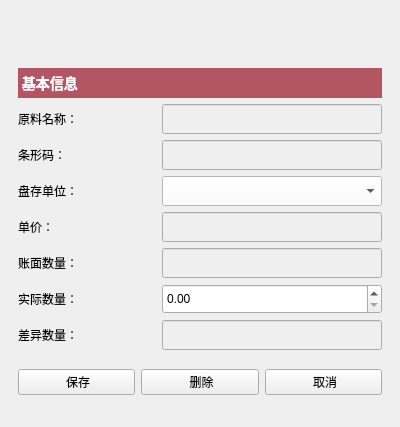
<?xml version="1.0" encoding="UTF-8"?>
<ui version="4.0">
 <class>materialcheckdet</class>
 <widget class="QWidget" name="materialcheckdet">
  <property name="geometry">
   <rect>
    <x>0</x>
    <y>0</y>
    <width>400</width>
    <height>427</height>
   </rect>
  </property>
  <property name="windowTitle">
   <string>Form</string>
  </property>
  <layout class="QVBoxLayout" name="verticalLayout_3">
   <property name="leftMargin">
    <number>9</number>
   </property>
   <property name="topMargin">
    <number>9</number>
   </property>
   <property name="rightMargin">
    <number>9</number>
   </property>
   <property name="bottomMargin">
    <number>9</number>
   </property>
   <item>
    <spacer name="horizontalSpacer">
     <property name="orientation">
      <enum>Qt::Horizontal</enum>
     </property>
     <property name="sizeHint" stdset="0">
      <size>
       <width>40</width>
       <height>25</height>
      </size>
     </property>
    </spacer>
   </item>
   <item>
    <spacer name="horizontalSpacer_2">
     <property name="orientation">
      <enum>Qt::Horizontal</enum>
     </property>
     <property name="sizeHint" stdset="0">
      <size>
       <width>40</width>
       <height>25</height>
      </size>
     </property>
    </spacer>
   </item>
   <item>
    <layout class="QVBoxLayout" name="verticalLayout">
     <property name="leftMargin">
      <number>9</number>
     </property>
     <property name="topMargin">
      <number>9</number>
     </property>
     <property name="rightMargin">
      <number>9</number>
     </property>
     <property name="bottomMargin">
      <number>9</number>
     </property>
     <item>
      <widget class="QLabel" name="label_19">
       <property name="minimumSize">
        <size>
         <width>0</width>
         <height>30</height>
        </size>
       </property>
       <property name="maximumSize">
        <size>
         <width>16777215</width>
         <height>30</height>
        </size>
       </property>
       <property name="styleSheet">
        <string notr="true">QLabel
{
background-color:rgb(180, 85, 100);
color:white;
font-size:14px;
font-weight:bold;
}</string>
       </property>
       <property name="text">
        <string> 基本信息</string>
       </property>
       <property name="alignment">
        <set>Qt::AlignLeading|Qt::AlignLeft|Qt::AlignVCenter</set>
       </property>
      </widget>
     </item>
     <item>
      <layout class="QHBoxLayout" name="horizontalLayout">
       <item>
        <widget class="QLabel" name="label">
         <property name="text">
          <string>原料名称：</string>
         </property>
        </widget>
       </item>
       <item>
        <widget class="QLineEdit" name="lineEditMatName">
         <property name="enabled">
          <bool>false</bool>
         </property>
         <property name="minimumSize">
          <size>
           <width>220</width>
           <height>30</height>
          </size>
         </property>
         <property name="maximumSize">
          <size>
           <width>220</width>
           <height>16777215</height>
          </size>
         </property>
         <property name="styleSheet">
          <string notr="true">color: rgb(0, 0, 0);</string>
         </property>
        </widget>
       </item>
      </layout>
     </item>
     <item>
      <layout class="QHBoxLayout" name="horizontalLayout_2">
       <item>
        <widget class="QLabel" name="label_2">
         <property name="text">
          <string>条形码：</string>
         </property>
        </widget>
       </item>
       <item>
        <widget class="QLineEdit" name="lineEditBarCode">
         <property name="enabled">
          <bool>false</bool>
         </property>
         <property name="minimumSize">
          <size>
           <width>220</width>
           <height>30</height>
          </size>
         </property>
         <property name="maximumSize">
          <size>
           <width>220</width>
           <height>16777215</height>
          </size>
         </property>
         <property name="styleSheet">
          <string notr="true">color: rgb(0, 0, 0);</string>
         </property>
        </widget>
       </item>
      </layout>
     </item>
     <item>
      <layout class="QHBoxLayout" name="horizontalLayout_7">
       <item>
        <widget class="QLabel" name="labelUnit">
         <property name="text">
          <string>盘存单位：</string>
         </property>
        </widget>
       </item>
       <item>
        <widget class="QComboBox" name="comboBoxUnit">
         <property name="minimumSize">
          <size>
           <width>220</width>
           <height>30</height>
          </size>
         </property>
         <property name="maximumSize">
          <size>
           <width>200</width>
           <height>16777215</height>
          </size>
         </property>
         <property name="styleSheet">
          <string notr="true">background-color:white;
color: rgb(0, 0, 0);
</string>
         </property>
        </widget>
       </item>
      </layout>
     </item>
     <item>
      <layout class="QHBoxLayout" name="horizontalLayout_3">
       <item>
        <widget class="QLabel" name="labelUnitPrice">
         <property name="text">
          <string>单价：</string>
         </property>
        </widget>
       </item>
       <item>
        <widget class="QLineEdit" name="lineEditPrice">
         <property name="enabled">
          <bool>false</bool>
         </property>
         <property name="minimumSize">
          <size>
           <width>220</width>
           <height>30</height>
          </size>
         </property>
         <property name="maximumSize">
          <size>
           <width>200</width>
           <height>16777215</height>
          </size>
         </property>
         <property name="styleSheet">
          <string notr="true">color: rgb(0, 0, 0);</string>
         </property>
        </widget>
       </item>
      </layout>
     </item>
     <item>
      <layout class="QHBoxLayout" name="horizontalLayout_5">
       <item>
        <widget class="QLabel" name="labelNumber">
         <property name="text">
          <string>账面数量：</string>
         </property>
        </widget>
       </item>
       <item>
        <widget class="QLineEdit" name="lineEditNumber">
         <property name="enabled">
          <bool>false</bool>
         </property>
         <property name="minimumSize">
          <size>
           <width>220</width>
           <height>30</height>
          </size>
         </property>
         <property name="maximumSize">
          <size>
           <width>200</width>
           <height>16777215</height>
          </size>
         </property>
         <property name="styleSheet">
          <string notr="true">color: rgb(0, 0, 0);</string>
         </property>
        </widget>
       </item>
      </layout>
     </item>
     <item>
      <layout class="QHBoxLayout" name="horizontalLayout_10">
       <item>
        <widget class="QLabel" name="labelAdjustNumber">
         <property name="text">
          <string>实际数量：</string>
         </property>
        </widget>
       </item>
       <item>
        <widget class="QDoubleSpinBox" name="spinBoxAdjustNumber">
         <property name="minimumSize">
          <size>
           <width>220</width>
           <height>30</height>
          </size>
         </property>
         <property name="maximumSize">
          <size>
           <width>200</width>
           <height>16777215</height>
          </size>
         </property>
         <property name="styleSheet">
          <string notr="true">color: rgb(0, 0, 0);</string>
         </property>
         <property name="maximum">
          <double>100000.000000000000000</double>
         </property>
        </widget>
       </item>
      </layout>
     </item>
     <item>
      <layout class="QHBoxLayout" name="horizontalLayout_11">
       <item>
        <widget class="QLabel" name="labelLaterNumber">
         <property name="text">
          <string>差异数量：</string>
         </property>
        </widget>
       </item>
       <item>
        <widget class="QLineEdit" name="lineEditLateNumber">
         <property name="enabled">
          <bool>false</bool>
         </property>
         <property name="minimumSize">
          <size>
           <width>220</width>
           <height>30</height>
          </size>
         </property>
         <property name="maximumSize">
          <size>
           <width>200</width>
           <height>16777215</height>
          </size>
         </property>
         <property name="styleSheet">
          <string notr="true">color: rgb(0, 0, 0);</string>
         </property>
        </widget>
       </item>
      </layout>
     </item>
     <item>
      <widget class="QWidget" name="widgetControl" native="true">
       <layout class="QVBoxLayout" name="verticalLayout_4">
        <property name="leftMargin">
         <number>0</number>
        </property>
        <property name="topMargin">
         <number>0</number>
        </property>
        <property name="rightMargin">
         <number>0</number>
        </property>
        <property name="bottomMargin">
         <number>0</number>
        </property>
        <item>
         <layout class="QHBoxLayout" name="horizontalLayout_8">
          <item>
           <widget class="QPushButton" name="pushButtonSave">
            <property name="text">
             <string> 保存</string>
            </property>
            <property name="icon">
             <iconset resource="../../../res.qrc">
              <normaloff>:/image/image/save.png</normaloff>:/image/image/save.png</iconset>
            </property>
           </widget>
          </item>
          <item>
           <widget class="QPushButton" name="pushButtonDel">
            <property name="text">
             <string> 删除</string>
            </property>
            <property name="icon">
             <iconset resource="../../../res.qrc">
              <normaloff>:/image/image/删 除.png</normaloff>:/image/image/删 除.png</iconset>
            </property>
           </widget>
          </item>
          <item>
           <widget class="QPushButton" name="pushButtonCancel">
            <property name="text">
             <string> 取消</string>
            </property>
            <property name="icon">
             <iconset resource="../../../res.qrc">
              <normaloff>:/image/image/cancel.png</normaloff>:/image/image/cancel.png</iconset>
            </property>
           </widget>
          </item>
         </layout>
        </item>
       </layout>
      </widget>
     </item>
    </layout>
   </item>
  </layout>
 </widget>
 <tabstops>
  <tabstop>pushButtonCancel</tabstop>
  <tabstop>pushButtonSave</tabstop>
  <tabstop>comboBoxUnit</tabstop>
  <tabstop>lineEditMatName</tabstop>
  <tabstop>lineEditBarCode</tabstop>
 </tabstops>
 <resources>
  <include location="../../../res.qrc"/>
 </resources>
 <connections/>
</ui>
